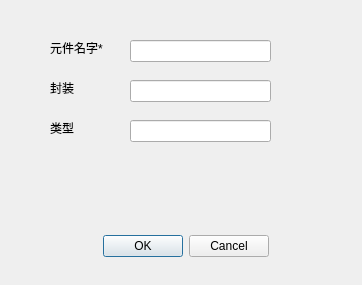
<?xml version="1.0" encoding="UTF-8"?>
<ui version="4.0">
 <class>EditDeviceDialog</class>
 <widget class="QDialog" name="EditDeviceDialog">
  <property name="geometry">
   <rect>
    <x>0</x>
    <y>0</y>
    <width>362</width>
    <height>285</height>
   </rect>
  </property>
  <property name="windowTitle">
   <string>EditDeviceDialog</string>
  </property>
  <widget class="QLabel" name="labelName">
   <property name="geometry">
    <rect>
     <x>50</x>
     <y>40</y>
     <width>71</width>
     <height>16</height>
    </rect>
   </property>
   <property name="text">
    <string>元件名字*</string>
   </property>
  </widget>
  <widget class="QLineEdit" name="lineEditName">
   <property name="geometry">
    <rect>
     <x>130</x>
     <y>40</y>
     <width>141</width>
     <height>22</height>
    </rect>
   </property>
  </widget>
  <widget class="QLineEdit" name="lineEditPackage">
   <property name="geometry">
    <rect>
     <x>130</x>
     <y>80</y>
     <width>141</width>
     <height>22</height>
    </rect>
   </property>
  </widget>
  <widget class="QLabel" name="labelPackage">
   <property name="geometry">
    <rect>
     <x>50</x>
     <y>80</y>
     <width>55</width>
     <height>16</height>
    </rect>
   </property>
   <property name="text">
    <string>封装</string>
   </property>
  </widget>
  <widget class="QLineEdit" name="lineEditType">
   <property name="geometry">
    <rect>
     <x>130</x>
     <y>120</y>
     <width>141</width>
     <height>22</height>
    </rect>
   </property>
  </widget>
  <widget class="QLabel" name="labelType">
   <property name="geometry">
    <rect>
     <x>50</x>
     <y>120</y>
     <width>55</width>
     <height>16</height>
    </rect>
   </property>
   <property name="text">
    <string>类型</string>
   </property>
  </widget>
  <widget class="QDialogButtonBox" name="buttonBox">
   <property name="geometry">
    <rect>
     <x>70</x>
     <y>230</y>
     <width>231</width>
     <height>32</height>
    </rect>
   </property>
   <property name="orientation">
    <enum>Qt::Horizontal</enum>
   </property>
   <property name="standardButtons">
    <set>QDialogButtonBox::Cancel|QDialogButtonBox::Ok</set>
   </property>
   <property name="centerButtons">
    <bool>true</bool>
   </property>
  </widget>
 </widget>
 <layoutdefault spacing="6" margin="11"/>
 <resources/>
 <connections>
  <connection>
   <sender>buttonBox</sender>
   <signal>rejected()</signal>
   <receiver>EditDeviceDialog</receiver>
   <slot>reject()</slot>
   <hints>
    <hint type="sourcelabel">
     <x>185</x>
     <y>245</y>
    </hint>
    <hint type="destinationlabel">
     <x>180</x>
     <y>142</y>
    </hint>
   </hints>
  </connection>
 </connections>
</ui>
